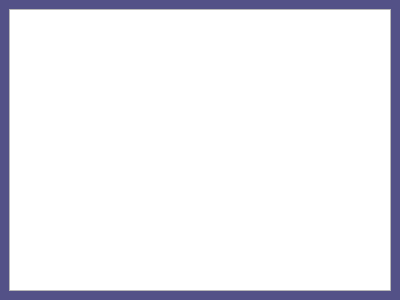
<?xml version="1.0" encoding="UTF-8"?>
<ui version="4.0">
 <class>ClassB</class>
 <widget class="QWidget" name="ClassB">
  <property name="geometry">
   <rect>
    <x>0</x>
    <y>0</y>
    <width>400</width>
    <height>300</height>
   </rect>
  </property>
  <property name="windowTitle">
   <string>Form</string>
  </property>
  <layout class="QGridLayout" name="gridLayout">
   <property name="leftMargin">
    <number>0</number>
   </property>
   <property name="topMargin">
    <number>0</number>
   </property>
   <property name="rightMargin">
    <number>0</number>
   </property>
   <property name="bottomMargin">
    <number>0</number>
   </property>
   <item row="0" column="0">
    <widget class="QWidget" name="wBg" native="true">
     <property name="styleSheet">
      <string notr="true">QWidget#wBg{background-color: rgb(83, 81, 135);}</string>
     </property>
     <layout class="QGridLayout" name="gridLayout_2">
      <item row="0" column="0">
       <widget class="QTextEdit" name="textEdit">
        <property name="readOnly">
         <bool>true</bool>
        </property>
       </widget>
      </item>
     </layout>
    </widget>
   </item>
  </layout>
 </widget>
 <resources/>
 <connections/>
</ui>
